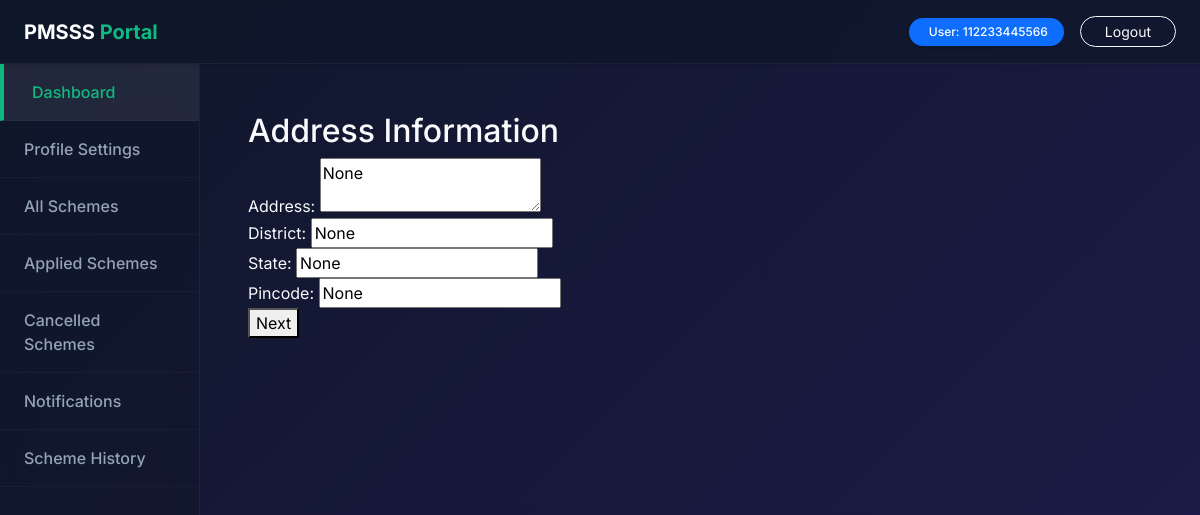
Screenshot of /student/profile/address/ (signed in) with the database file from the repository.
### accounts/models.py (models this page shows)
class User(AbstractBaseUser, PermissionsMixin):
    ROLE_CHOICES = (
        ("STUDENT", "Student"),
        ("INSTITUTE", "Institute"),
        ("OFFICER", "Officer"),
        ("ADMIN", "Admin"),
    )
    id = models.UUIDField(primary_key=True, default=uuid.uuid4, editable=False)
    aadhaar = models.CharField(max_length=12, unique=True)
    role = models.CharField(max_length=20, choices=ROLE_CHOICES)
    is_active = models.BooleanField(default=True)
    is_staff = models.BooleanField(default=False)
    objects = UserManager()
    USERNAME_FIELD = "aadhaar"

class StudentProfile(models.Model):
    student = models.OneToOneField(User, on_delete=models.CASCADE)
    full_name = models.CharField(max_length=100)
    dob = models.DateField(null=True)
    gender = models.CharField(max_length=10, null=True)
    mobile = models.CharField(max_length=10, null=True)
    email = models.EmailField(null=True)
    address = models.TextField(null=True)
    district = models.CharField(max_length=50, null=True)
    state = models.CharField(max_length=50, null=True)
    pincode = models.CharField(max_length=6, null=True)
    caste = models.CharField(max_length=30, null=True)
    income = models.IntegerField(null=True)
    course = models.CharField(max_length=50, null=True)
    institute = models.CharField(max_length=100, null=True)
    year = models.IntegerField(null=True)
    last_qualification = models.CharField(max_length=100, null=True)
    hostel = models.BooleanField(default=False)

### accounts/views.py (the view, shortened to what this page needs)
# urls.py: path("student/profile/address/", views.profile_address, name="profile_address"),
@login_required
def profile_address(request):
    profile = StudentProfile.objects.get(student=request.user)
    return render(request, "profile/address.html", {"profile": profile})

### templates/profile/address.html (shortened to what this page needs)
{% extends "layout/base.html" %}
{% block content %}
<h2>Address Information</h2>
<form method="post">
Address: <textarea name="address">{{profile.address}}</textarea><br>
District: <input name="district" value="{{profile.district}}"><br>
State: <input name="state" value="{{profile.state}}"><br>
Pincode: <input name="pincode" value="{{profile.pincode}}"><br>
<button type="submit">Next</button>
</form>
{% endblock %}

### templates/layout/base.html (shortened to what this page needs)
{% load static %}
<!DOCTYPE html>
<html lang="en">
<head>
<link href="https://cdn.jsdelivr.net/npm/bootstrap@5.3.2/dist/css/bootstrap.min.css" rel="stylesheet">
<link rel="stylesheet" href="{% static 'css/style.css' %}">
</head>
<body class="bg-gradient-modern m-0 p-0">
<div class="top-nav-glass text-white p-3 px-4 d-flex justify-content-between align-items-center sticky-top shadow-sm">
    <a href="/" class="text-decoration-none"><span class="fs-5 fw-bold text-white">PMSSS <span class="text-accent">Portal</span></span></a>
    <div class="d-flex align-items-center">
        <span class="badge bg-primary px-3 py-2 rounded-pill shadow-sm fw-medium d-none d-md-block">
             User: {{ request.user.aadhaar }}
        </span>
        <a href="/login/" class="btn btn-sm btn-outline-light ms-3 rounded-pill px-4">Logout</a>
    </div>
</div>
<div class="container-fluid p-0">
    <div class="row g-0">
        <div class="col-md-3 col-lg-2 glass-sidebar">
            <a href="{% url 'student_home' %}" class="active">Dashboard</a>
            <a href="{% url 'profile_personal' %}">Profile Settings</a>
            <a href="{% url 'all_schemes' %}">All Schemes</a>
            <a href="{% url 'my_applied' %}">Applied Schemes</a>
            <a href="{% url 'my_cancelled' %}">Cancelled Schemes</a>
            <a href="{% url 'notifications' %}">Notifications</a>
            <a href="{% url 'scheme_history' %}">Scheme History</a>
        </div>
        <div class="col-md-9 col-lg-10 p-4 p-md-5 fade-in dashboard-content">
            {% block content %}{% endblock %}
        </div>
    </div>
</div>
</body>
</html>

### static/css/style.css (style rules this page uses)
:root { --font-family-sans: 'Inter', system-ui, -apple-system, sans-serif; --color-primary: #4F46E5; --color-primary-dark: #3730A3; --color-accent: #10B981; --color-accent-dark: #059669; --bg-gradient-start: #0f172a; --bg-gradient-end: #1e1b4b; --bg-gradient-accent: #312e81; --glass-bg: rgba(255, 255, 255, 0.05); --glass-border: rgba(255, 255, 255, 0.1); --glass-shadow: 0 8px 32px 0 rgba(0, 0, 0, 0.37); --glass-blur: blur(12px); --text-main: #f8fafc; --text-muted: #94a3b8; }
body { font-family: var(--font-family-sans); color: var(--text-main); min-height: 100vh; margin: 0; display: flex; flex-direction: column; }
.bg-gradient-modern { background: linear-gradient(135deg, var(--bg-gradient-start), var(--bg-gradient-end), var(--bg-gradient-accent)); background-size: 200% 200%; animation: gradientFlow 15s ease infinite; }
.text-accent { color: var(--color-accent) !important; }
.fade-in { animation: fadeIn 0.8s ease-out; }
a { color: var(--color-accent); text-decoration: none; transition: color 0.2s ease; }

### templates/layout/base.html (style rules this page uses)
.glass-sidebar { background: rgba(15, 23, 42, 0.4); backdrop-filter: blur(16px); -webkit-backdrop-filter: blur(16px); border-right: 1px solid rgba(255,255,255,0.05); min-height: calc(100vh - 66px); }
.glass-sidebar a { display: block; padding: 16px 24px; border-bottom: 1px solid rgba(255,255,255,0.03); text-decoration: none; color: var(--text-muted); transition: all 0.25s ease; font-weight: 500; }
.glass-sidebar a:hover, .glass-sidebar a.active { background: rgba(255, 255, 255, 0.08); color: var(--color-accent); padding-left: 28px; border-left: 4px solid var(--color-accent); }
.top-nav-glass { background: rgba(15, 23, 42, 0.7) !important; backdrop-filter: blur(16px); -webkit-backdrop-filter: blur(16px); border-bottom: 1px solid rgba(255,255,255,0.05); }

### rows the page displays
User: user.aadhaar "112233445566"
StudentProfile: address "None", district "None", state "None", pincode "None"
